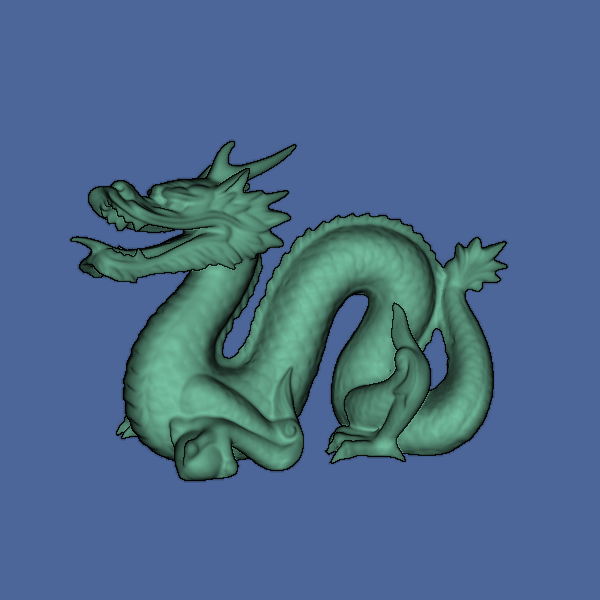

Write the Python code that produced this figure.
#!/usr/bin/env python

# Demonstrate Eye-Dome Lighting (EDL) shading render pass on dragon mesh.

import vtkmodules.vtkInteractionStyle  # noqa: F401
import vtkmodules.vtkRenderingOpenGL2  # noqa: F401

import os

from vtkmodules.vtkIOPLY import vtkPLYReader
from vtkmodules.vtkRenderingCore import (
    vtkActor,
    vtkPolyDataMapper,
    vtkRenderWindow,
    vtkRenderWindowInteractor,
    vtkRenderer,
)
from vtkmodules.vtkRenderingOpenGL2 import vtkEDLShading, vtkRenderStepsPass

# Read dragon mesh
data_dir = os.environ.get("VPE_DATA_DIR", os.path.dirname(os.path.abspath(__file__)))
reader = vtkPLYReader()
reader.SetFileName(os.path.join(data_dir, "dragon.ply"))
reader.Update()

mapper = vtkPolyDataMapper()
mapper.SetInputConnection(reader.GetOutputPort())

actor = vtkActor()
actor.SetMapper(mapper)
actor.GetProperty().SetAmbientColor(0.135, 0.2225, 0.3)
actor.GetProperty().SetDiffuseColor(0.54, 0.89, 0.63)
actor.GetProperty().SetDiffuse(0.7)
actor.GetProperty().SetAmbient(0.7)
actor.GetProperty().LightingOff()

# Renderer with EDL pass
renderer = vtkRenderer()
renderer.SetBackground(0.3, 0.4, 0.6)
renderer.AddActor(actor)

basic_passes = vtkRenderStepsPass()
edl = vtkEDLShading()
edl.SetDelegatePass(basic_passes)
renderer.SetPass(edl)

render_window = vtkRenderWindow()
render_window.SetSize(600, 600)
render_window.SetMultiSamples(0)
render_window.AddRenderer(renderer)
render_window.SetWindowName("edl pass")

interactor = vtkRenderWindowInteractor()
interactor.SetRenderWindow(render_window)

# Scene
renderer.GetActiveCamera().SetPosition(-0.2, 0.2, 1)
renderer.GetActiveCamera().SetFocalPoint(0, 0, 0)
renderer.GetActiveCamera().SetViewUp(0, 1, 0)
renderer.GetActiveCamera().OrthogonalizeViewUp()
renderer.ResetCamera()

interactor.Initialize()
interactor.Start()
